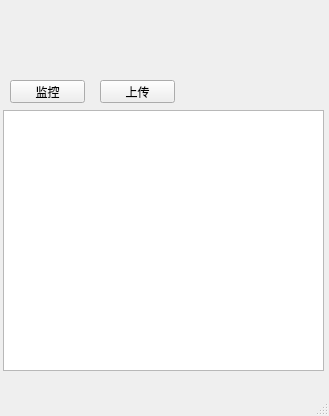
<?xml version="1.0" encoding="UTF-8"?>
<ui version="4.0">
 <class>MainWindow</class>
 <widget class="QMainWindow" name="MainWindow">
  <property name="geometry">
   <rect>
    <x>0</x>
    <y>0</y>
    <width>329</width>
    <height>416</height>
   </rect>
  </property>
  <property name="windowTitle">
   <string>MainWindow</string>
  </property>
  <widget class="QWidget" name="centralwidget">
   <widget class="QPlainTextEdit" name="plainTextEdit">
    <property name="geometry">
     <rect>
      <x>3</x>
      <y>110</y>
      <width>321</width>
      <height>261</height>
     </rect>
    </property>
   </widget>
   <widget class="QPushButton" name="pushButton">
    <property name="geometry">
     <rect>
      <x>10</x>
      <y>80</y>
      <width>75</width>
      <height>23</height>
     </rect>
    </property>
    <property name="text">
     <string>监控</string>
    </property>
   </widget>
   <widget class="QPushButton" name="pushButton_2">
    <property name="geometry">
     <rect>
      <x>100</x>
      <y>80</y>
      <width>75</width>
      <height>23</height>
     </rect>
    </property>
    <property name="text">
     <string>上传</string>
    </property>
   </widget>
  </widget>
  <widget class="QMenuBar" name="menubar">
   <property name="geometry">
    <rect>
     <x>0</x>
     <y>0</y>
     <width>329</width>
     <height>23</height>
    </rect>
   </property>
  </widget>
  <widget class="QStatusBar" name="statusbar"/>
 </widget>
 <resources/>
 <connections/>
</ui>
